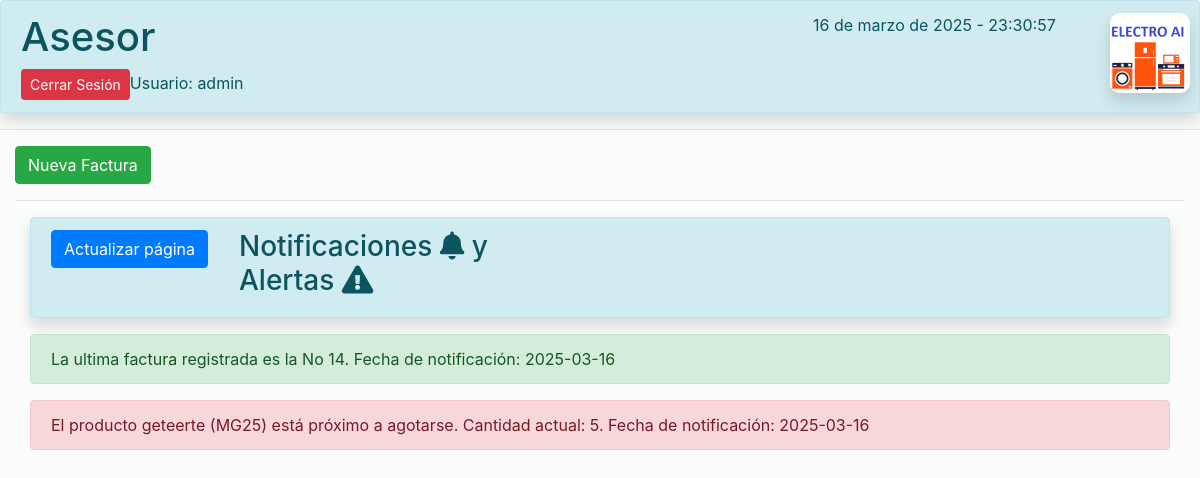
The page /vistas/inicio_operador.php (signed in) on the database its author committed.
### tables this page shows
CREATE TABLE `facturas` (
  `id_factura` int(11) NOT NULL AUTO_INCREMENT,
  `no_factura` int(150) NOT NULL,
  `estado` varchar(15) NOT NULL DEFAULT 'Cerrada',
  `fecha_factura` datetime NOT NULL DEFAULT current_timestamp(),
  `fecha_anulacion` datetime DEFAULT NULL,
  `descripcion_anulacion` varchar(200) DEFAULT NULL,
  `doc_cliente` varchar(10) NOT NULL,
  `nom_cliente` varchar(50) NOT NULL,
  `asesor` varchar(14) NOT NULL,
  `caja` varchar(2) NOT NULL,
  `forma_de_pago` varchar(15) NOT NULL,
  `total_venta_con_iva` varchar(10) NOT NULL,
  `doc_factura` varchar(200) NOT NULL DEFAULT 'C:\\Users\\GalleOso\\Documents\\Facturas',
  PRIMARY KEY (`id_factura`)
);

CREATE TABLE `productos` (
  `id_producto` int(11) NOT NULL AUTO_INCREMENT,
  `ref_producto` varchar(15) NOT NULL,
  `descripcion_producto` varchar(50) NOT NULL,
  `cat_producto` varchar(20) NOT NULL DEFAULT 'TECNOLOGIA',
  `valor_producto` varchar(10) NOT NULL,
  `unidades_producto` int(11) NOT NULL,
  PRIMARY KEY (`id_producto`)
);

### vistas/inicio_operador.php (the view, shortened to what this page needs)
<?php
include '../conexion/conexion.php';
?>
<!DOCTYPE html>
<head>
    <html lang="es">
    <head>
        <link href="https://stackpath.bootstrapcdn.com/bootstrap/4.5.2/css/bootstrap.min.css" rel="stylesheet">
        <link rel="stylesheet" href="https://cdnjs.cloudflare.com/ajax/libs/font-awesome/5.15.4/css/all.min.css">
    </head>
<body>
    <div class="container-fluid alert alert-info sombra">
        <div class="row">
            <div class="col-8">
                <h1>Asesor</h1><a href="../conexion/cerrar_sesion.php" class="btn btn-danger btn-sm">Cerrar
                    Sesión</a><span></span><?php echo "Usuario: ".$_SESSION['usuario'];?>
            </div>
            <div class="col-3">
                <p id="fechaHora"></p>
            </div>
            <div class="col-1">
                <div class="logo-container">
                    <img src="../img/presentacion.png" alt="Logo de la empresa" class="logo"
                        style="width: 80px; height: auto;">
                </div>
            </div>
        </div>
    </div>
    <hr>
    <div class="container-fluid">
        <a href="factura_borrador.php" class="btn btn-success">Nueva Factura</a>
        <hr>
        <div class="container-fluid">
            <div class="alert alert-info sombra">
                <div class="row">
                    <div class="col-2">
                        <a href="#" class="btn btn-primary" onclick="location.reload();">Actualizar página</a>
                    </div>
                    <div class="col-4">
                        <h3>Notificaciones <i class="fas fa-bell"></i>
                            y Alertas <i class="fas fa-exclamation-triangle"></i>
                        </h3>
                    </div>
                </div>
            </div>
            <?php
  $sql_4 = "SELECT * FROM facturas WHERE no_factura = (SELECT MAX(no_factura) FROM facturas)";
  $resultado_4 = mysqli_query($conexion, $sql_4);
if ($resultado_4->num_rows > 0) {
    while ($fila = $resultado_4->fetch_assoc()) {
        $fecha_notificacion = date('Y-m-d');
        $timestamp = strtotime($fecha_notificacion);
        $fecha_formateada = date('Y-m-d', $timestamp);
        echo '<div class="alert alert-success" role="alert">';
        echo 'La ultima factura registrada es la No ' . $fila["no_factura"] . '. Fecha de notificación: ' . $fecha_formateada;
        echo '</div>';
    }
} else {
    echo '<div class="alert alert-success" role="alert">';
    echo "No se encontraron productos agotados.";
}
?>
            <?php
$sql = "SELECT ref_producto, descripcion_producto, unidades_producto FROM productos WHERE unidades_producto <= 10";
$resultado = $conexion->query($sql);
if ($resultado->num_rows > 0) {
    while ($fila = $resultado->fetch_assoc()) {
        $fecha_notificacion = date('Y-m-d');
        $timestamp = strtotime($fecha_notificacion);
        $fecha_formateada = date('Y-m-d', $timestamp);
        echo '<div class="alert alert-danger" role="alert">';
        echo 'El producto ' . $fila["descripcion_producto"] . ' (' . $fila["ref_producto"] . ') está próximo a agotarse. Cantidad actual: ' . $fila["unidades_producto"] . '. Fecha de notificación: ' . $fecha_formateada;
        echo '</div>';
    }
} else {
    echo '<div class="alert alert-success" role="alert">';
    echo "No se encontraron productos agotados.";
}
?>
</body>
</html>

### vistas/inicio_operador.php (style rules this page uses)
body { background-color: #fbfcfc; }
.sombra { box-shadow: 0 0.5rem 1rem rgba(0, 0, 0, 0.15); }
.logo { width: 150px; height: auto; border-radius: 10px; box-shadow: 0 0.5rem 1rem rgba(0, 0, 0, 0.15); }

### rows shown on the page
facturas: no_factura "14"
productos: descripcion_producto "geteerte", ref_producto "MG25", unidades_producto "5"

### other values the page prints
$_SESSION['usuario'] "admin"
